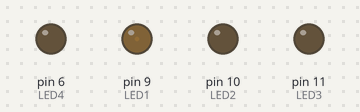
A sketch run on a simulated Arduino Uno, built with avr-gcc and run on an emulated ATmega328P. Shown: output pins drawn as LEDs (lit = HIGH).

Above: at 0.05 s.
At 4.65 s:
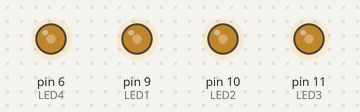
At 9.25 s:
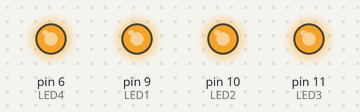
At 13.85 s:
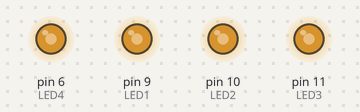
At 18.55 s:
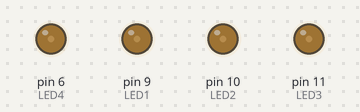
Timing chart, 0 to 26.6 s (numbered marks = the images above):
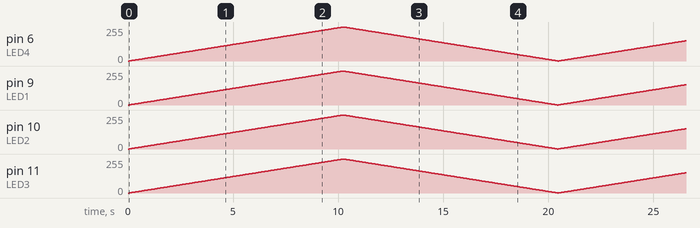

The sketch:

LEDFADE.ino
```cpp
//Assignment 1
//this sketch fades two outer LEDs while blinking the two middle ones
//this was an attempt to make an LED light pattern
//consisting of two outer LEDs fading in and out while
//the inner LEDs blink on and off


const int LED1 = 9;// the pin for the LED
const int LED2 = 10;
const int LED3 = 11;
const int LED4 = 6;
const int BUTTON = 5;

int i = 0; // We'll use this to count up and down

int ButtonValue = 0; //0 = LED off while 1 = LED on

void setup() {

pinMode(BUTTON, INPUT); //tells arduino BUTTON is an input

pinMode(LED1, OUTPUT); // tell Arduino LED is an output
pinMode(LED2, OUTPUT); // tell Arduino LED is an output
pinMode(LED3, OUTPUT); // tell Arduino LED is an output
pinMode(LED4, OUTPUT); // tell Arduino LED is an output

}

void loop(){

//ButtonValue = digitalRead(BUTTON);


//if(ButtonValue != HIGH){

  //if button pressed LED2 and LED3 turn on

 // digitalWrite(LED2, i++);
  //digitalWrite(LED3, i++);

//}

//else{
  //else, the button is not pressed, turns LED2 and LED3 off
 // digitalWrite(LED2,LOW);
  //digitalWrite(LED3,i--);
//}

for (i = 0; i < 255; i++) { // loop from 0 to 254 (fade in)

analogWrite(LED1, i); // set the LED brightness
delay(10);
analogWrite(LED2, i); // set the LED brightness
delay(10);
analogWrite(LED3, i); // set the LED brightness
delay(10);
analogWrite(LED4, i); // set the LED brightness
delay(10);

}


for (i = 255; i > 0; i--) { // loop from 255 to 1 (fade out)

analogWrite(LED1, i); // set the LED brightness
delay(10);
analogWrite(LED2, i); // set the LED brightness
delay(10);
analogWrite(LED3, i); // set the LED brightness
delay(10);
analogWrite(LED4, i); // set the LED brightness
delay(10); // Wait 10ms

}

  }
```
